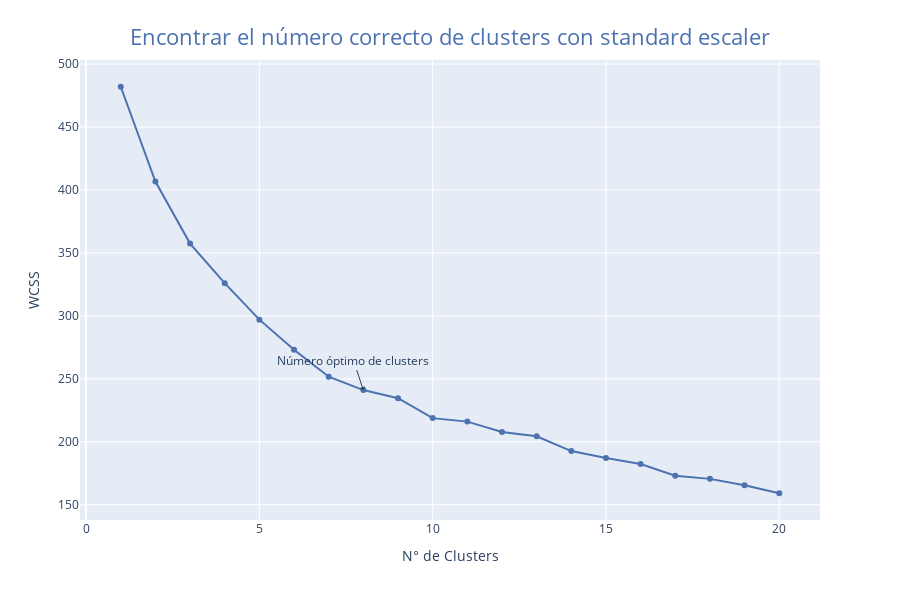
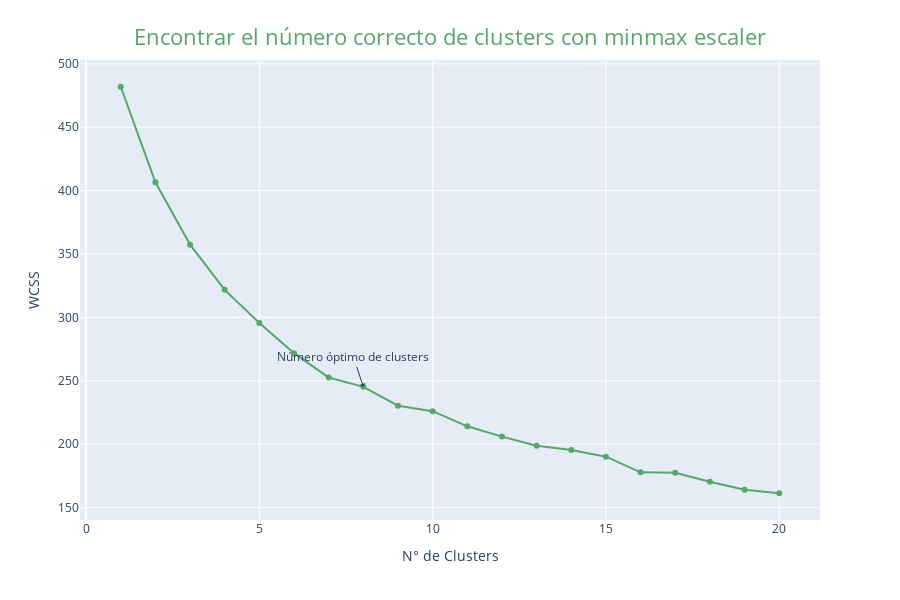
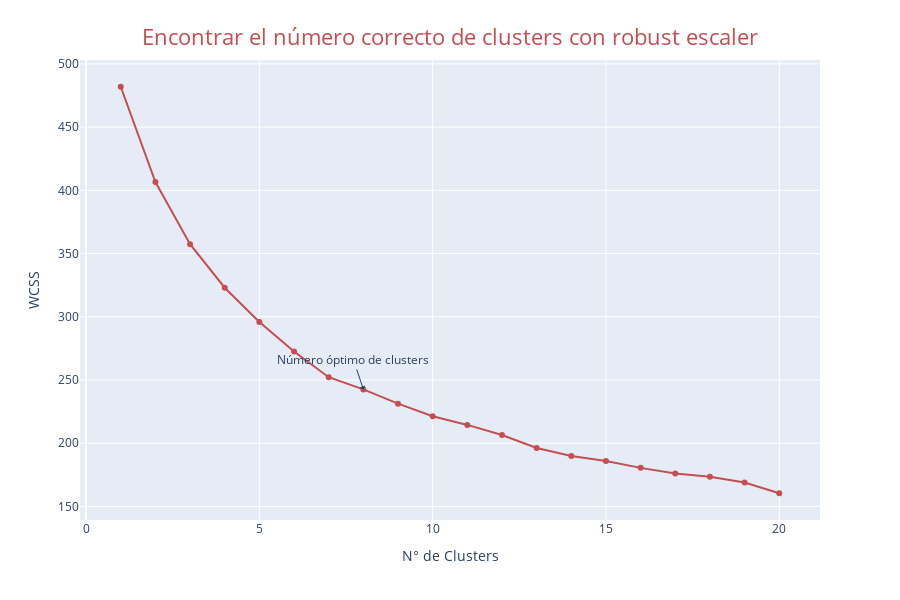

Source (notebook cell) for these figures, in order:
### Code cell
plot_wscc(scalers,8)

### Figure 1 — Plotly figure (JSON) as saved in the notebook; plotly's stock layout.template omitted (floating-point values rounded to 4 significant figures)
{"data": [{"hovertemplate": "N° de Clusters=%{x}<br>WCSS=%{y}<extra></extra>", "legendgroup": "", "line": {"color": "#4C72B0", "dash": "solid"}, "marker": {"symbol": "circle"}, "mode": "markers+lines", "name": "", "orientation": "v", "showlegend": false, "type": "scatter", "x": [1, 2, 3, 4, 5, 6, 7, 8, 9, 10, 11, 12, 13, 14, 15, 16, 17, 18, 19, 20], "xaxis": "x", "y": [482.0, 406.6, 357.4, 325.9, 297.0, 273.0, 251.7, 241.1, 234.6, 218.8, 216.0, 207.8, 204.3, 192.6, 187.2, 182.3, 173.0, 170.5, 165.5, 159.1], "yaxis": "y"}], "layout": {"annotations": [{"arrowhead": 1, "showarrow": true, "text": "Número óptimo de clusters", "x": 8, "y": 241.1}], "height": 600, "legend": {"tracegroupgap": 0}, "margin": {"t": 60}, "title": {"font": {"color": "#4C72B0", "size": 22}, "text": "Encontrar el número correcto de clusters con standard escaler", "x": 0.5, "xanchor": "center", "yanchor": "top"}, "xaxis": {"anchor": "y", "domain": [0, 1], "title": {"text": "N° de Clusters"}}, "yaxis": {"anchor": "x", "domain": [0, 1], "title": {"text": "WCSS"}}}}

### Figure 2 — Plotly figure (JSON) as saved in the notebook; plotly's stock layout.template omitted (floating-point values rounded to 4 significant figures)
{"data": [{"hovertemplate": "N° de Clusters=%{x}<br>WCSS=%{y}<extra></extra>", "legendgroup": "", "line": {"color": "#55A868", "dash": "solid"}, "marker": {"symbol": "circle"}, "mode": "markers+lines", "name": "", "orientation": "v", "showlegend": false, "type": "scatter", "x": [1, 2, 3, 4, 5, 6, 7, 8, 9, 10, 11, 12, 13, 14, 15, 16, 17, 18, 19, 20], "xaxis": "x", "y": [482.0, 406.6, 357.4, 321.8, 295.7, 271.9, 252.7, 245.3, 230.4, 226.1, 214.1, 206.0, 198.8, 195.5, 190.2, 177.9, 177.5, 170.4, 164.1, 161.4], "yaxis": "y"}], "layout": {"annotations": [{"arrowhead": 1, "showarrow": true, "text": "Número óptimo de clusters", "x": 8, "y": 245.3}], "height": 600, "legend": {"tracegroupgap": 0}, "margin": {"t": 60}, "title": {"font": {"color": "#55A868", "size": 22}, "text": "Encontrar el número correcto de clusters con minmax escaler", "x": 0.5, "xanchor": "center", "yanchor": "top"}, "xaxis": {"anchor": "y", "domain": [0, 1], "title": {"text": "N° de Clusters"}}, "yaxis": {"anchor": "x", "domain": [0, 1], "title": {"text": "WCSS"}}}}

### Figure 3 — Plotly figure (JSON) as saved in the notebook; plotly's stock layout.template omitted (floating-point values rounded to 4 significant figures)
{"data": [{"hovertemplate": "N° de Clusters=%{x}<br>WCSS=%{y}<extra></extra>", "legendgroup": "", "line": {"color": "#C44E52", "dash": "solid"}, "marker": {"symbol": "circle"}, "mode": "markers+lines", "name": "", "orientation": "v", "showlegend": false, "type": "scatter", "x": [1, 2, 3, 4, 5, 6, 7, 8, 9, 10, 11, 12, 13, 14, 15, 16, 17, 18, 19, 20], "xaxis": "x", "y": [482.0, 406.6, 357.4, 323.0, 295.9, 272.5, 252.2, 242.6, 231.3, 221.4, 214.5, 206.5, 196.2, 189.9, 186.0, 180.5, 176.1, 173.4, 169.0, 160.4], "yaxis": "y"}], "layout": {"annotations": [{"arrowhead": 1, "showarrow": true, "text": "Número óptimo de clusters", "x": 8, "y": 242.6}], "height": 600, "legend": {"tracegroupgap": 0}, "margin": {"t": 60}, "title": {"font": {"color": "#C44E52", "size": 22}, "text": "Encontrar el número correcto de clusters con robust escaler", "x": 0.5, "xanchor": "center", "yanchor": "top"}, "xaxis": {"anchor": "y", "domain": [0, 1], "title": {"text": "N° de Clusters"}}, "yaxis": {"anchor": "x", "domain": [0, 1], "title": {"text": "WCSS"}}}}
